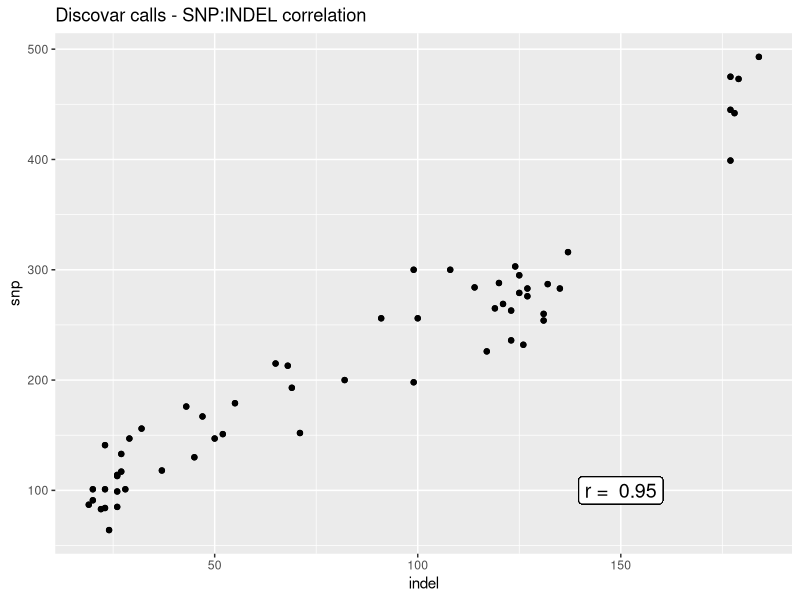
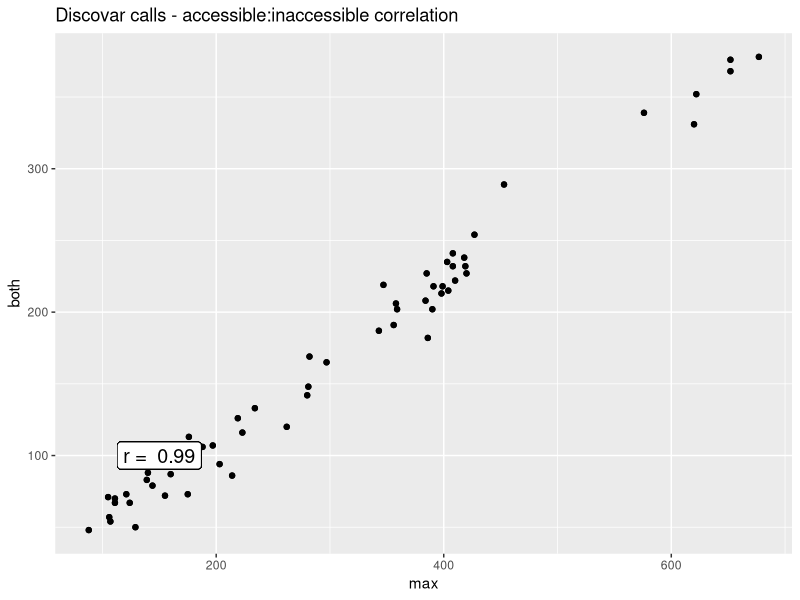
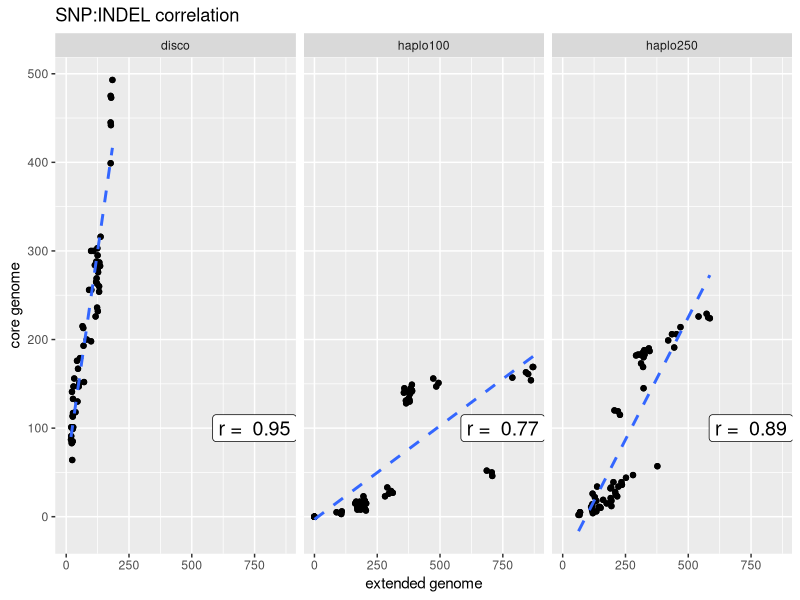
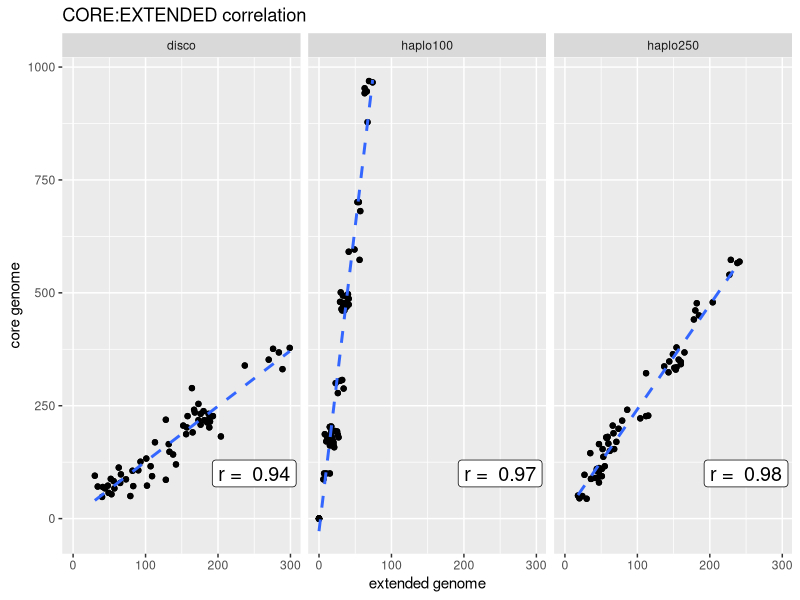
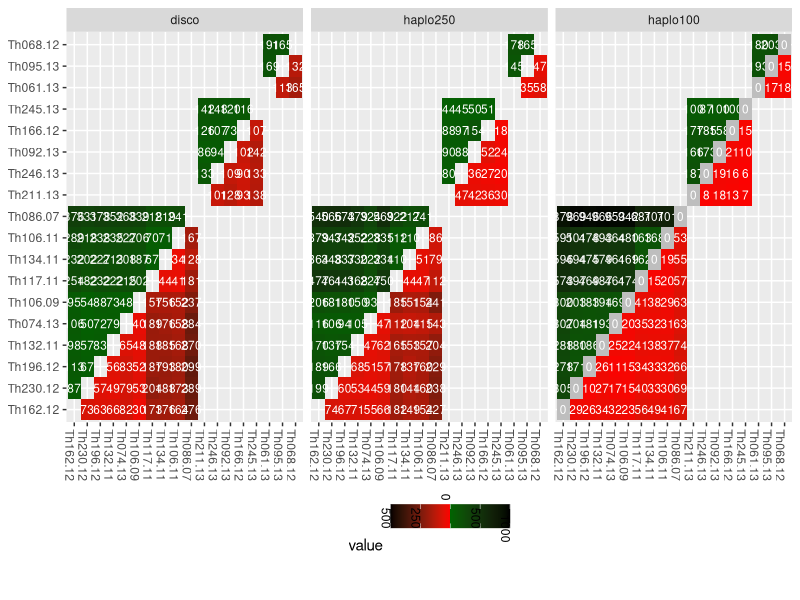
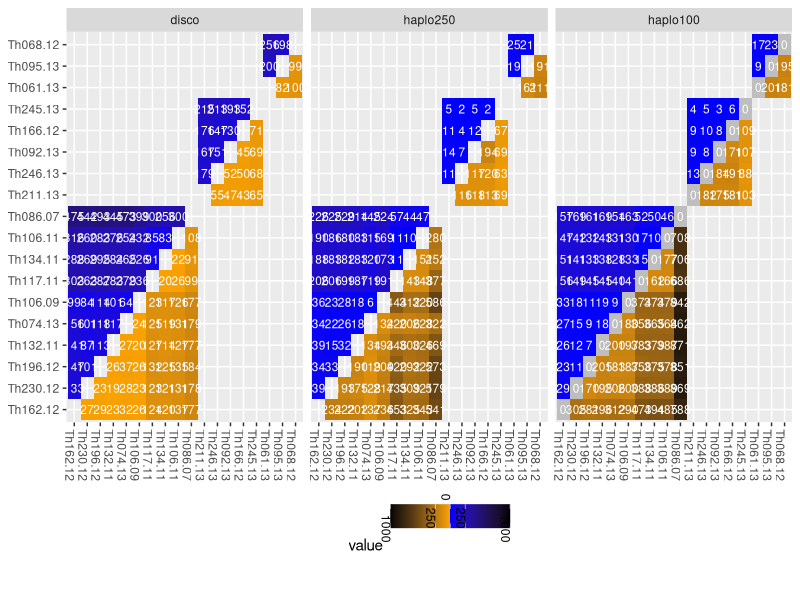
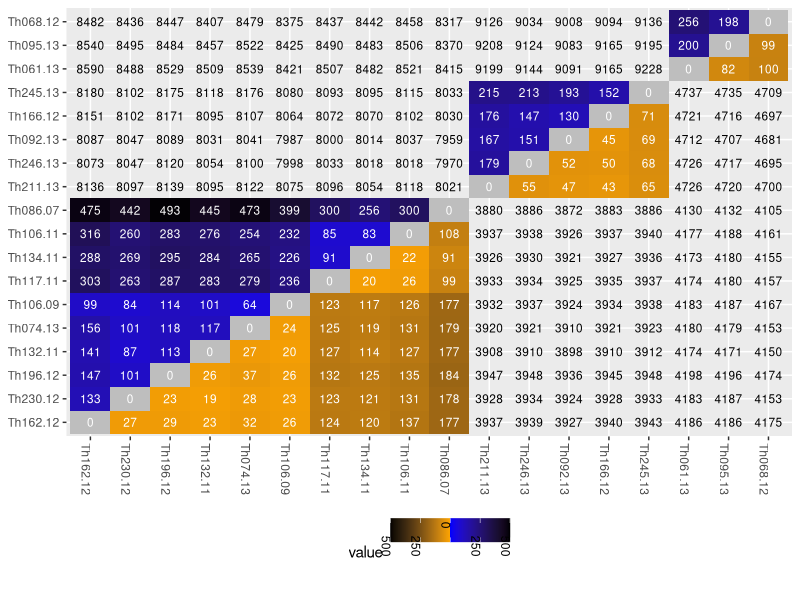

Source code (R) for these figures, in order:
## ---- chunk 1
library(ggplot2)
library(hexbin)
library(reshape2)
library(knitr)

library(gridExtra)
library(grid)
library(ggplot2)
library(lattice)
opts_chunk$set(fig.width=20, fig.height=8,dev=c('png','postscript'),warning=F)
#opts_chunk$set(fig.width=20, fig.height=8,dev=c('png'),warning=F)

## ---- chunk 2
g_legend<-function(a.gplot){
  tmp <- ggplot_gtable(ggplot_build(a.gplot))
  leg <- which(sapply(tmp$grobs, function(x) x$name) == "guide-box")
  legend <- tmp$grobs[[leg]]
  return(legend)}

reflect<-function(mat){
  mat[lower.tri(mat)] <- t(mat)[lower.tri(mat)]
  return(mat)
  }

tree_order <- c(
  "Th162.12", "Th230.12","Th196.12","Th132.11", "Th074.13", "Th106.09", "Th117.11", "Th134.11", "Th106.11","Th086.07",   
  "Th211.13","Th246.13", "Th092.13","Th166.12", "Th245.13", 
  "Th061.13", "Th095.13", "Th068.12"
)
clades <- c(
  rep(3,10),
  rep(2,5),
  rep(1,3))
names(clades)<-tree_order
clades


## ---- chunk 3
callboth <- read.table("thies_disco.callAll.FILT.m0.5.dist.tab.txt",sep="\t")
callboth <- reflect(callboth)
callboth$from=rownames(callboth)
callboth <- melt(callboth,variable.name = "to",value.name="both")
callMax <- read.table("thies_disco.FILT.dist.tab.txt",sep="\t")
callMax <- reflect(callMax)
callMax$from=rownames(callMax)
callMax <- melt(callMax,variable.name = "to",value.name="max")


callsnp <- read.table("thies_disco.FILT.m0.5.SNP.tab.txt",sep="\t")
callsnp$from=rownames(callsnp )
callsnp  <- melt(callsnp ,variable.name = "to",value.name="snp")

callindel <- read.table("thies_disco.FILT.m0.5.INDEL.tab.txt",sep="\t")
callindel $from=rownames(callindel )
callindel  <- melt(callindel ,variable.name = "to",value.name="indel")


callCfDisco <- merge(merge(callboth,callMax),merge(callsnp,callindel))
callCfDisco <- callCfDisco[!is.na(callCfDisco$snp),]
callCfDisco <- callCfDisco[callCfDisco$from != callCfDisco$to,]

#callCfDisco <- callCfDisco[callCfDisco$snp <= 1000,]
callCfDisco$prog <- "disco"
## ---- chunk 4

callbothGATK100 <- read.table("thies_haplo100.callAll.FILT.m0.5.dist.tab.txt",sep="\t")
callbothGATK100 <- reflect(callbothGATK100)
callbothGATK100$from=rownames(callbothGATK100)
callbothGATK100 <- melt(callbothGATK100,variable.name = "to",value.name="both")
callMaxGATK100 <- read.table("thies_haplo100.FILT.m0.5.dist.tab.txt",sep="\t")
callMaxGATK100 <- reflect(callMaxGATK100)
callMaxGATK100$from=rownames(callMaxGATK100)
callMaxGATK100 <- melt(callMaxGATK100,variable.name = "to",value.name="max")

callsnpGATK100 <- read.table("thies_haplo100.FILT.m0.5.SNP.tab.txt",sep="\t")
callsnpGATK100$from=rownames(callsnpGATK100)
callsnpGATK100 <- melt(callsnpGATK100,variable.name = "to",value.name="snp")
callindelGATK100 <- read.table("thies_haplo100.FILT.m0.5.INDEL.tab.txt",sep="\t")
callindelGATK100$from=rownames(callindelGATK100)
callindelGATK100 <- melt(callindelGATK100,variable.name = "to",value.name="indel")


callCfGATK100 <- merge(merge(callsnpGATK100,callindelGATK100),merge(callbothGATK100,callMaxGATK100))
callCfGATK100 <- callCfGATK100[!is.na(callCfGATK100$both),]
callCfGATK100 <- callCfGATK100[callCfGATK100$from != callCfGATK100$to,]
head(callCfGATK100)

#callCfGATK100 <- callCfGATK100[callCfGATK100$both > 0,]

#callCfGATK100 <- callCfGATK100[callCfGATK100$both <= 5000,]
callCfGATK100$prog <- "haplo100"

## ---- chunk 5

callbothGATK250 <- read.table("thies_haplo250.callAll.FILT.m0.5.dist.tab.txt",sep="\t")
callbothGATK250 <- reflect(callbothGATK250)
callbothGATK250$from=rownames(callbothGATK250)
callbothGATK250 <- melt(callbothGATK250,variable.name = "to",value.name="both")
callMaxGATK250 <- read.table("thies_haplo250.FILT.m0.5.dist.tab.txt",sep="\t")
callMaxGATK250 <- reflect(callMaxGATK250)
callMaxGATK250$from=rownames(callMaxGATK250)
callMaxGATK250 <- melt(callMaxGATK250,variable.name = "to",value.name="max")

callsnpGATK250 <- read.table("thies_haplo250.FILT.m0.5.SNP.tab.txt",sep="\t")
callsnpGATK250$from=rownames(callsnpGATK250)
callsnpGATK250 <- melt(callsnpGATK250,variable.name = "to",value.name="snp")
callindelGATK250 <- read.table("thies_haplo250.FILT.m0.5.INDEL.tab.txt",sep="\t")
callindelGATK250$from=rownames(callindelGATK250)
callindelGATK250 <- melt(callindelGATK250,variable.name = "to",value.name="indel")


callCfGATK250 <- merge(merge(callsnpGATK250,callindelGATK250),merge(callbothGATK250,callMaxGATK250))
callCfGATK250 <- callCfGATK250[!is.na(callCfGATK250$both),]
callCfGATK250 <- callCfGATK250[callCfGATK250$from != callCfGATK250$to,]
head(callCfGATK250)

#callCfGATK250 <- callCfGATK250[callCfGATK250$both > 0,]

#callCfGATK250 <- callCfGATK250[callCfGATK250$both <= 5000,]
callCfGATK250$prog <- "haplo250"

## ---- chunk 6

callCf <- rbind(callCfDisco,callCfGATK100,callCfGATK250)


samples <- read.table("Thies.samples.txt",col.names=c("ID","lane","dataset","sample","bam"))
samples <- unique(samples[,c("ID","sample")])
snames <- samples[,c("ID")]; samples<- as.character(samples[,c("sample")]) ; names(samples) <- snames
callCf$from[! callCf$from %in% samples] <- samples[as.character(callCf$from[! callCf$from %in% samples])]
names(samples) <- gsub('-',".",snames)
callCf$to[! callCf$to %in% samples] <- samples[as.character(callCf$to[! callCf$to %in% samples])]

callCf$to <- factor(callCf$to,levels=tree_order,ordered=T)
callCf$from <- factor(callCf$from,levels=tree_order,ordered=T)
callCfDisco$to <- factor(callCfDisco$to,levels=tree_order,ordered=T)
callCfDisco$from <- factor(callCfDisco$from,levels=tree_order,ordered=T)

callCf$related=clades[callCf$from]==clades[callCf$to]
callCf$extended <- callCf$max-callCf$both

callCf$prog <- factor(callCf$prog,levels=c("disco","haplo250","haplo100"),ordered=T)

## ---- chunk 7
callCfAll <- callCf
callCf <- subset(callCf,related==T)
discoSI <- cor.test(callCf[callCf$prog=="disco","snp"],callCf[callCf$prog=="disco","indel"])
haplo100SI <- cor.test(callCf[callCf$prog=="haplo100","snp"],callCf[callCf$prog=="haplo100","indel"])
haplo250SI <- cor.test(callCf[callCf$prog=="haplo250","snp"],callCf[callCf$prog=="haplo250","indel"])
discoCM <- cor.test(callCf[callCf$prog=="disco","both"],callCf[callCf$prog=="disco","max"])
haplo100CM <- cor.test(callCf[callCf$prog=="haplo100","both"],callCf[callCf$prog=="haplo100","max"])
haplo250CM <- cor.test(callCf[callCf$prog=="haplo250","both"],callCf[callCf$prog=="haplo250","max"])
discoCE <- cor.test(callCf[callCf$prog=="disco","both"],callCf[callCf$prog=="disco","extended"])
haplo100CE <- cor.test(callCf[callCf$prog=="haplo100","both"],callCf[callCf$prog=="haplo100","extended"])
haplo250CE <- cor.test(callCf[callCf$prog=="haplo250","both"],callCf[callCf$prog=="haplo250","extended"])

corrs <- data.frame("prog"=c("disco","haplo100","haplo250"),
          "SI" = c(discoSI$estimate,haplo100SI$estimate,haplo250SI$estimate),
          "CM" = c(discoCM$estimate,haplo100CM$estimate,haplo250CM$estimate),
          "CE" = c(discoCE$estimate,haplo100CE$estimate,haplo250CE$estimate))


discoSI
ggplot(subset(callCf,prog=="disco"),aes(y=snp,x=indel)) + geom_point() +  
  geom_label(y=100,x=150,label=paste("r = ",round(discoSI$estimate,2)),size=5) +
  ggtitle("Discovar calls - SNP:INDEL correlation")

discoCM
ggplot(subset(callCf,prog=="disco"),aes(y=both,x=max)) + geom_point() +  
  geom_label(y=100,x=150,label=paste("r = ",round(discoCM$estimate,2)),size=5) +
  ggtitle("Discovar calls - accessible:inaccessible correlation")
#ggplot(callCf,aes(x=both,y=haplo)) + geom_point(aes(y=disco),colour="red")



ggplot(callCf,aes(y=snp,x=indel)) + geom_point() + geom_smooth(method = lm,se = F,linetype=2) +
  facet_grid(. ~ prog)+
  ggtitle("SNP:INDEL correlation")+
  geom_label(data=corrs,aes(y=100,x=750,label=paste("r = ",round(SI,2))),size=5) +
  theme(legend.position="bottom") + xlab("extended genome") + ylab("core genome")

# ggplot(callCf,aes(y=both,x=max)) + geom_point() + geom_smooth(method = lm,se = F,linetype=2) +
#   facet_grid(. ~ prog)+
#   ggtitle("CORE:MAX correlation")+
#   geom_label(data=corrs,aes(y=100,x=1000,label=paste("r = ",round(CM,3))),size=5) +
#   theme(legend.position="bottom") + xlab("extended genome") + ylab("core genome")

ggplot(callCf,aes(y=both,x=extended)) + geom_point() + geom_smooth(method = lm,se = F,linetype=2) +
  facet_grid(. ~ prog)+
  ggtitle("CORE:EXTENDED correlation")+
  geom_label(data=corrs,aes(y=100,x=250,label=paste("r = ",round(CE,2))),size=5) +
  theme(legend.position="bottom") + xlab("extended genome") + ylab("core genome")


## ---- chunk 8
levels(callCf$to)
levels(callCf$from)
length(callCf$to>callCf$from)
sum(callCf$to>callCf$from)
cbind(callCf$to,callCf$from,callCf$to>=callCf$from)
callCf <- callCf[callCf$to >= callCf$from,]


dcol = scale_fill_gradient(low="blue",high="black")
vxlab <- theme(axis.text.x = element_text(angle = -90, hjust = 1))  
vxleg <- theme(legend.position="bottom",legend.text = element_text(angle = -90,hjust=-1), axis.title=element_blank())
# ggplot(callCf) + 
#   geom_tile(aes(x=from,y=to,fill=extended),size=1) + 
#   geom_text(aes(x=from,y=to,label=extended), size=3,colour="white") + 
#   facet_grid(. ~ prog) + dcol + vxlab
# 
# ggplot(callCf) + 
#   geom_tile(aes(x=to,y=from,fill=both),size=1) + 
#   geom_text(aes(x=to,y=from,label=extended), size=3,colour="white") + 
#   facet_grid(. ~ prog) + dcol + vxlab
# 

callCfCX <- melt(callCf[,c("from","to","prog","related","both","extended")])
callCfCX <- subset(callCfCX,related==T)
callCfCX$from <- factor(callCfCX$from,levels=tree_order,ordered=T)
callCfCX$to <- factor(callCfCX$to,levels=tree_order,ordered=T)

callCfSI <- melt(callCf[,c("from","to","prog","related","snp","indel")])
callCfSI <- subset(callCfSI,related==T)
callCfSI$from <- factor(callCfSI$from,levels=tree_order,ordered=T)
callCfSI$to <- factor(callCfSI$to,levels=tree_order,ordered=T)


colscale <- (c(-500,-0.001,0,0.001,500)+500)/(500+500)
cxcol <- scale_fill_gradientn(colors = c("black","red","grey","dark green","black"),
                              values =colscale,na.value = "black",
                              breaks =c(-1000,-500,0,500,1000),
                              labels=c(500,250,0,500,1000),
                              limits=c(-1000,1000))

ggplot(data=callCfCX,aes(x=from,y=to,fill=value,label=value)) + 
  geom_tile(data=subset(callCfCX,variable=="both"),size=1) + 
  geom_text(data=subset(callCfCX,variable=="both"), size=3,colour="white") + 
  geom_tile(data=subset(callCfCX,variable=="extended"),aes(x=to,y=from,fill=value*-2),size=1) + 
  geom_text(data=subset(callCfCX,variable=="extended"),aes(x=to,y=from,label=value), size=3,colour="white") + 
  facet_grid(. ~ prog) + cxcol + vxlab + vxleg

iscol <- scale_fill_gradientn(colors = c("black","orange","grey","blue","black"),
                              values =colscale,na.value = "black",
                              breaks =c(-1000,-250,0,250,1000),
                              labels=c(1000,250,0,250,1000),
                              limits=c(-1000,1000))
ggplot(data=callCfSI,aes(x=from,y=to,fill=value,label=value)) + 
  geom_tile(data=subset(callCfSI,variable=="snp"),size=1) + 
  geom_text(data=subset(callCfSI,variable=="snp"), size=3,colour="white") + 
  geom_tile(data=subset(callCfSI,variable=="indel"),aes(x=to,y=from,fill=value*-1),size=1) + 
  geom_text(data=subset(callCfSI,variable=="indel"),aes(x=to,y=from,label=value), size=3,colour="white") + 
  facet_grid(. ~ prog) + iscol + vxlab + vxleg

## ---- chunk 9

opts_chunk$set(fig.width=10, fig.height=11,dev=c('png','postscript'),warning=F)

## ---- chunk 10
iscol <- scale_fill_gradientn(colors = c("black","orange","grey","blue","black"),
                              values =colscale,na.value = "black",
                              breaks =c(-500,-250,0,250,500),
                              labels=c(500,250,0,250,500),
                              limits=c(-500,500))
callCfSIAll <- melt(callCfAll[,c("from","to","prog","related","snp","indel")])
callCfSIAll$from <- factor(callCfSIAll$from,levels=tree_order,ordered=T)
callCfSIAll$to <- factor(callCfSIAll$to,levels=tree_order,ordered=T)
callCfSIAll <- callCfSIAll[callCfSIAll$to >= callCfSIAll$from,]
diags <- data.frame("from"=unique(callCfSIAll$from),"to"=unique(callCfSIAll$from))
diags$prog="disco"
diags$related=T
diags$variable="snp"
diags$value=0
callCfSIAll <- rbind(callCfSIAll,diags)


ggplot(data=subset(callCfSIAll,prog=="disco"),aes(x=from,y=to,fill=value,label=value)) + 
  geom_tile(data=subset(callCfSIAll,prog=="disco" & variable=="snp" & related==T),size=1) + 
  geom_text(data=subset(callCfSIAll,prog=="disco" & variable=="snp" & related==T), size=3,colour="white") + 
  geom_tile(data=subset(callCfSIAll,prog=="disco" & variable=="indel" & related==T),aes(x=to,y=from,fill=value*-1),size=1) + 
  geom_text(data=subset(callCfSIAll,prog=="disco" & variable=="indel" & related==T),aes(x=to,y=from,label=value), size=3,colour="white") + 
  
  geom_text(data=subset(callCfSIAll,prog=="disco" & variable=="snp" & related==F), size=3,colour="black") + 
  geom_text(data=subset(callCfSIAll,prog=="disco" & variable=="indel" & related==F),aes(x=to,y=from,label=value), size=3,colour="black") + 
  iscol + vxlab + vxleg
